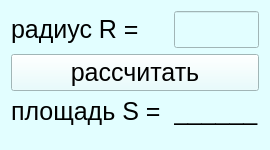
<?xml version="1.0" encoding="UTF-8"?>
<ui version="4.0">
 <class>scircle</class>
 <widget class="QWidget" name="scircle">
  <property name="geometry">
   <rect>
    <x>0</x>
    <y>0</y>
    <width>269</width>
    <height>150</height>
   </rect>
  </property>
  <property name="font">
   <font>
    <pointsize>19</pointsize>
   </font>
  </property>
  <property name="windowTitle">
   <string>scircle</string>
  </property>
  <property name="styleSheet">
   <string notr="true">background-color: rgb(226, 254, 255);</string>
  </property>
  <layout class="QFormLayout" name="formLayout">
   <item row="0" column="0">
    <widget class="QLabel" name="label">
     <property name="text">
      <string>радиус R = </string>
     </property>
    </widget>
   </item>
   <item row="0" column="1">
    <widget class="QLineEdit" name="lineEdit"/>
   </item>
   <item row="1" column="0" colspan="2">
    <widget class="QPushButton" name="pushButton">
     <property name="text">
      <string>рассчитать</string>
     </property>
    </widget>
   </item>
   <item row="2" column="0">
    <widget class="QLabel" name="label_2">
     <property name="text">
      <string>площадь S = </string>
     </property>
    </widget>
   </item>
   <item row="2" column="1">
    <widget class="QLabel" name="label_3">
     <property name="text">
      <string>______</string>
     </property>
    </widget>
   </item>
  </layout>
 </widget>
 <resources/>
 <connections/>
</ui>
